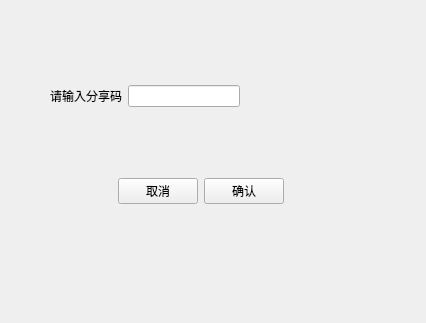
<?xml version="1.0" encoding="UTF-8"?>
<ui version="4.0">
 <class>Form</class>
 <widget class="QWidget" name="Form">
  <property name="geometry">
   <rect>
    <x>0</x>
    <y>0</y>
    <width>426</width>
    <height>323</height>
   </rect>
  </property>
  <property name="windowTitle">
   <string>Form</string>
  </property>
  <widget class="QWidget" name="verticalLayoutWidget">
   <property name="geometry">
    <rect>
     <x>50</x>
     <y>20</y>
     <width>301</width>
     <height>251</height>
    </rect>
   </property>
   <layout class="QVBoxLayout" name="verticalLayout_2">
    <item>
     <layout class="QHBoxLayout" name="horizontalLayout_2">
      <item>
       <widget class="QLabel" name="label">
        <property name="text">
         <string>请输入分享码</string>
        </property>
       </widget>
      </item>
      <item>
       <widget class="QLineEdit" name="lineEdit"/>
      </item>
      <item>
       <spacer name="horizontalSpacer_3">
        <property name="orientation">
         <enum>Qt::Horizontal</enum>
        </property>
        <property name="sizeHint" stdset="0">
         <size>
          <width>20</width>
          <height>20</height>
         </size>
        </property>
       </spacer>
      </item>
     </layout>
    </item>
    <item>
     <layout class="QHBoxLayout" name="horizontalLayout">
      <item>
       <spacer name="horizontalSpacer">
        <property name="orientation">
         <enum>Qt::Horizontal</enum>
        </property>
        <property name="sizeHint" stdset="0">
         <size>
          <width>40</width>
          <height>20</height>
         </size>
        </property>
       </spacer>
      </item>
      <item>
       <widget class="QPushButton" name="pushButton_Cancle">
        <property name="text">
         <string>取消</string>
        </property>
       </widget>
      </item>
      <item>
       <widget class="QPushButton" name="pushButton_Confirm">
        <property name="text">
         <string>确认</string>
        </property>
       </widget>
      </item>
      <item>
       <spacer name="horizontalSpacer_2">
        <property name="orientation">
         <enum>Qt::Horizontal</enum>
        </property>
        <property name="sizeHint" stdset="0">
         <size>
          <width>40</width>
          <height>20</height>
         </size>
        </property>
       </spacer>
      </item>
     </layout>
    </item>
   </layout>
  </widget>
 </widget>
 <resources/>
 <connections/>
</ui>
